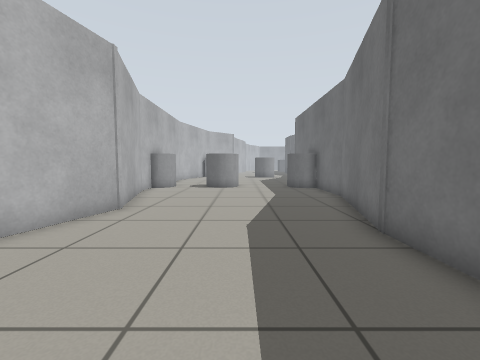
View 1 (above)

18 first-person views from a walk through a robot-simulator world made for Gazebo. The camera is 0.72 m above the floor, tilts 4° down and sees 90° across. The floor is counted in squares, 0.5 m on a side. Each view is taken from the middle of a square. On the plan, view 1 faces up. The plan holds only what a view shows up to about 13 squares ahead; the rest is blank. The place goes on beyond the plan.

View 2
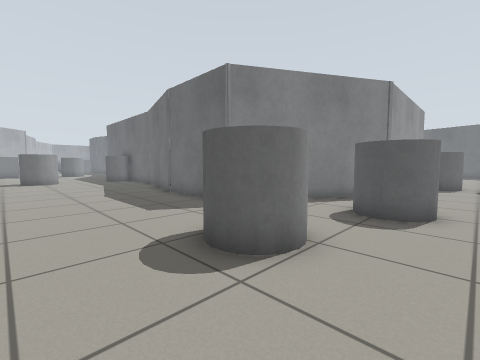

View 3
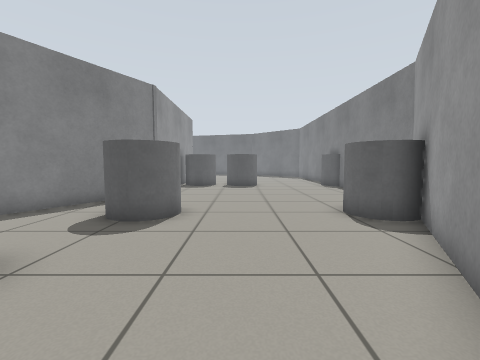

View 4
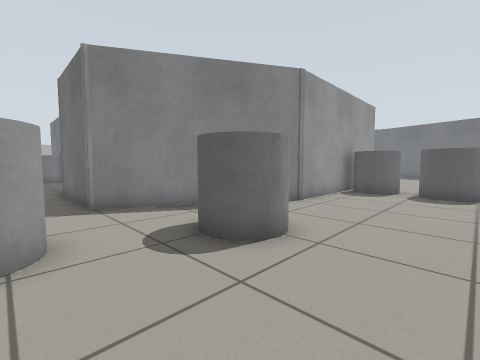

View 5
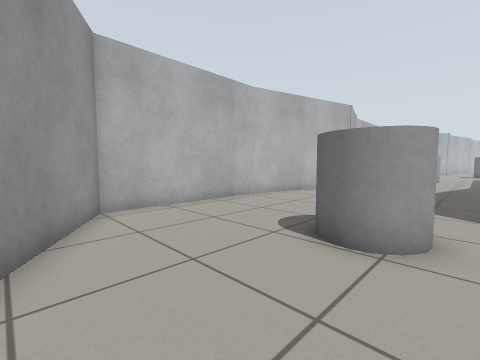

View 6
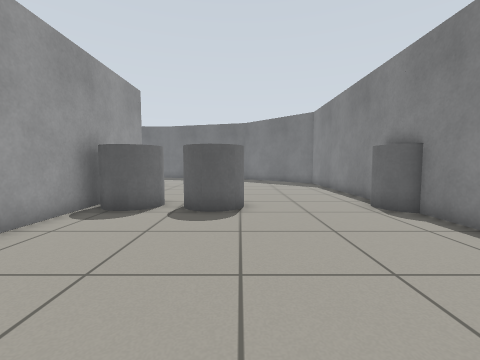

View 7
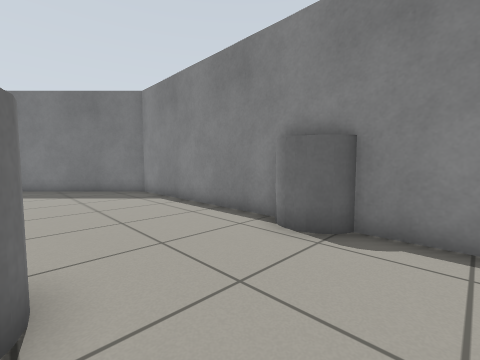

View 8
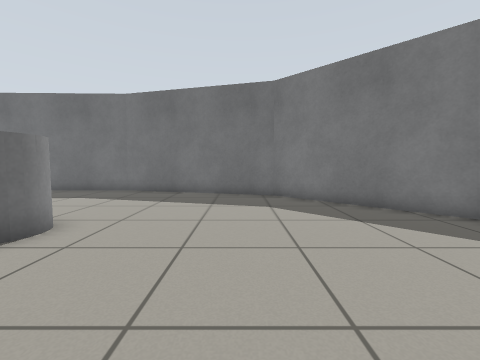

View 9
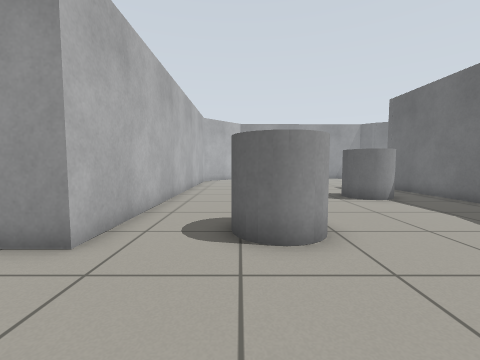

View 10
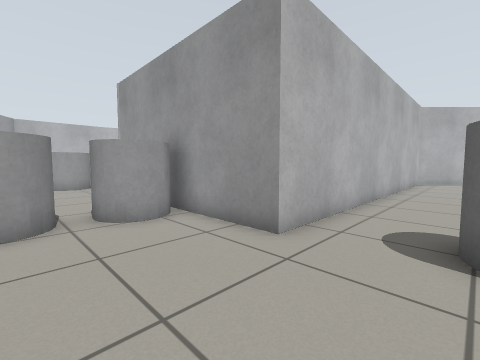

View 11
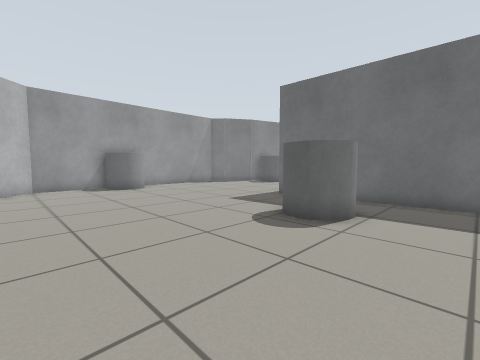

View 12
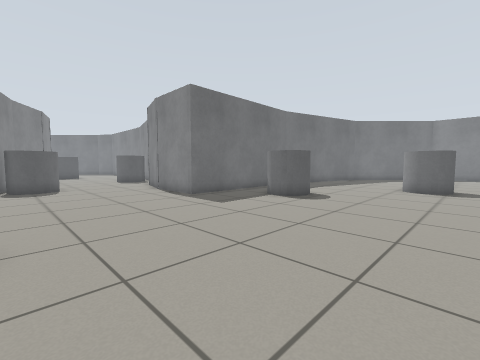

View 13
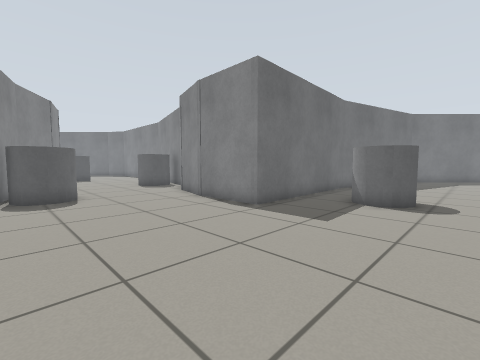

View 14
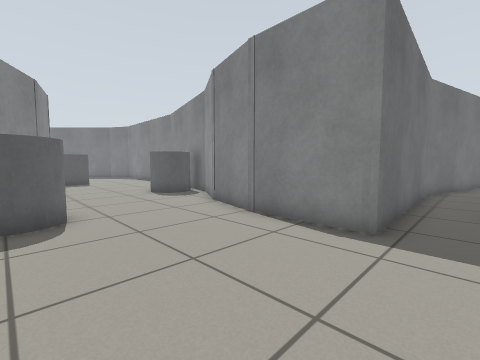

View 15
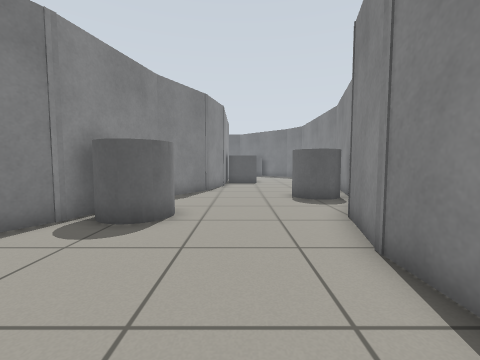

View 16
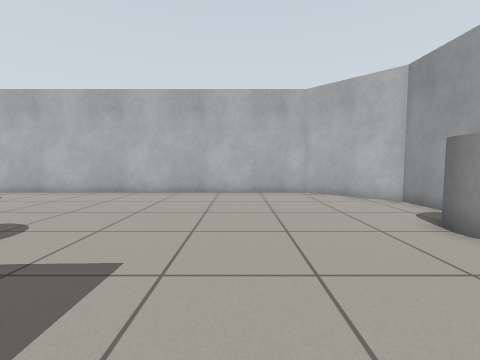

View 17
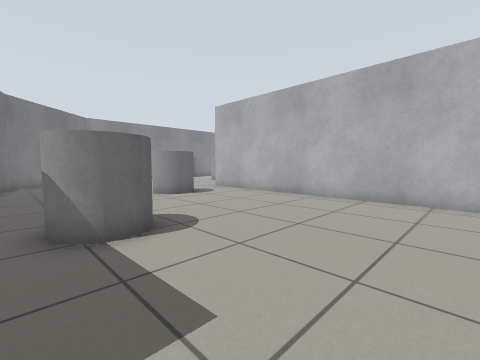

View 18
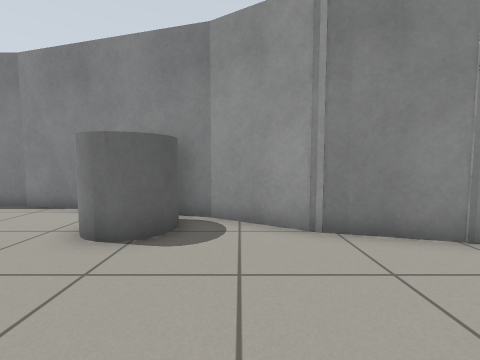

### Floor plan
Points are (right, up) in squares from view 1. A wall is a line through its corners. A room is listed if a view was taken in it or the views show most of it. See-through windows are left out.
Room 1 (views 1, 2, 3, 4, 5, 6, 7, 8, 9, 10, 11, 12, 13, 14, 15, 16, 17, 18)
walls: (29.6, -1.2) (29.4, 6.8) (33, 6.8); (20.5, 14.6) (18.2, 12.2) (18.2, -3.1) (9.3, -3.1) (2.9, 0.6) (2.9, 5.1); (32.6, 6.8) (35.6, 6); (14.4, -13.2) (23, -13.2) (27.7, -8.5) (29.7, -1); (2.9, 4.7) (4.4, 10.4) (4.4, 13.1); (35.3, 6.1) (37.8, 4.7); (37.7, 4.7) (41.6, 3.7); (34.8, 13.5) (33.9, 14); (0.4, -9.5) (6.7, -13.2) (12.5, -13.2); (39, 12.3) (34.6, 13.5); (41.6, 10.8) (38.9, 12.3); (-5.2, 12.7) (-3.8, 7.6) (-5.7, 0.6) (-5.7, -6) (-2.1, -8.1); (-5.1, 13.1) (-5.1, 12.5)
objects: grey cylinder (0, -4) to (1, -2); grey cylinder (4, -12) to (5, -10); grey cylinder (4, -5) to (6, -3); grey cylinder (13, -13) to (14, -12); grey cylinder (13, -8) to (15, -6); grey cylinder (13, -5) to (15, -4); grey cylinder (21, -3) to (23, -1); grey cylinder (24, 13) to (26, 14); grey cylinder (25, 2) to (27, 4); grey cylinder (35, 11) to (36, 13); grey cylinder (38, 5) to (40, 7)

Positions as (right, up) in squares from view 1, and headings:
1: (0, 0), facing up
2: (-3, -6), facing up-right
3: (-2, -7), facing right
4: (1, -8), facing up-right
5: (2, -8), facing up-left
6: (6, -8), facing right
7: (11, -8), facing down-right
8: (17, -7), facing right
9: (21, -7), facing up
10: (21, -7), facing up-left
11: (20, 0), facing up-right
12: (20, 13), facing down-right
13: (24, 13), facing down-right
14: (28, 12), facing down-right
15: (29, 9), facing right
16: (30, 9), facing left
17: (28, 9), facing down-left
18: (37, 11), facing down
